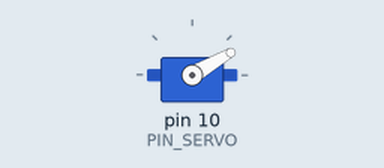
A sketch run on a simulated Arduino Uno, built with avr-gcc and run on an emulated ATmega328P. On the bench: servo.

Above: at 0.1 s.
At 3.5 s:
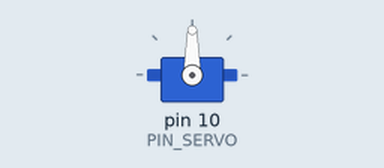
Timing chart, 0 to 5.0 s (numbered marks = the images above):
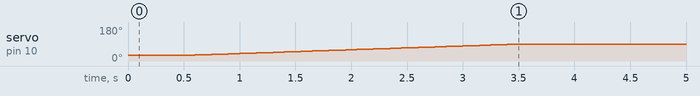

Measured:
- by itself, servo on pin 10 (PIN_SERVO): moves from 30° to 90° over 2.9 s

The sketch:

10_example_3.ino
```cpp
#include <Servo.h>

#define PIN_SERVO 10

Servo myServo;
unsigned long MOVING_TIME = 3000; // moving time is 3 seconds
unsigned long moveStartTime;
int startAngle = 30; // 30°
int stopAngle  = 90; // 90°
bool isMoving = false;

void setup() {
  myServo.attach(PIN_SERVO);
  myServo.write(startAngle); // Set initial position
  delay(500); // Wait for the servo to reach the initial position
  moveStartTime = millis(); // Initialize the movement start time
  isMoving = true; // Start moving the servo
}

void loop() {
  if (isMoving) {
    unsigned long progress = millis() - moveStartTime;

    if (progress <= MOVING_TIME) {
      // Use float for accurate movement control
      float angle = map(progress, 0, MOVING_TIME, startAngle, stopAngle);
      myServo.write(angle);
    } else {
      myServo.write(stopAngle); // Ensure the servo reaches the final angle
      isMoving = false; // Stop moving after reaching the final position
    }
  }
}
```
